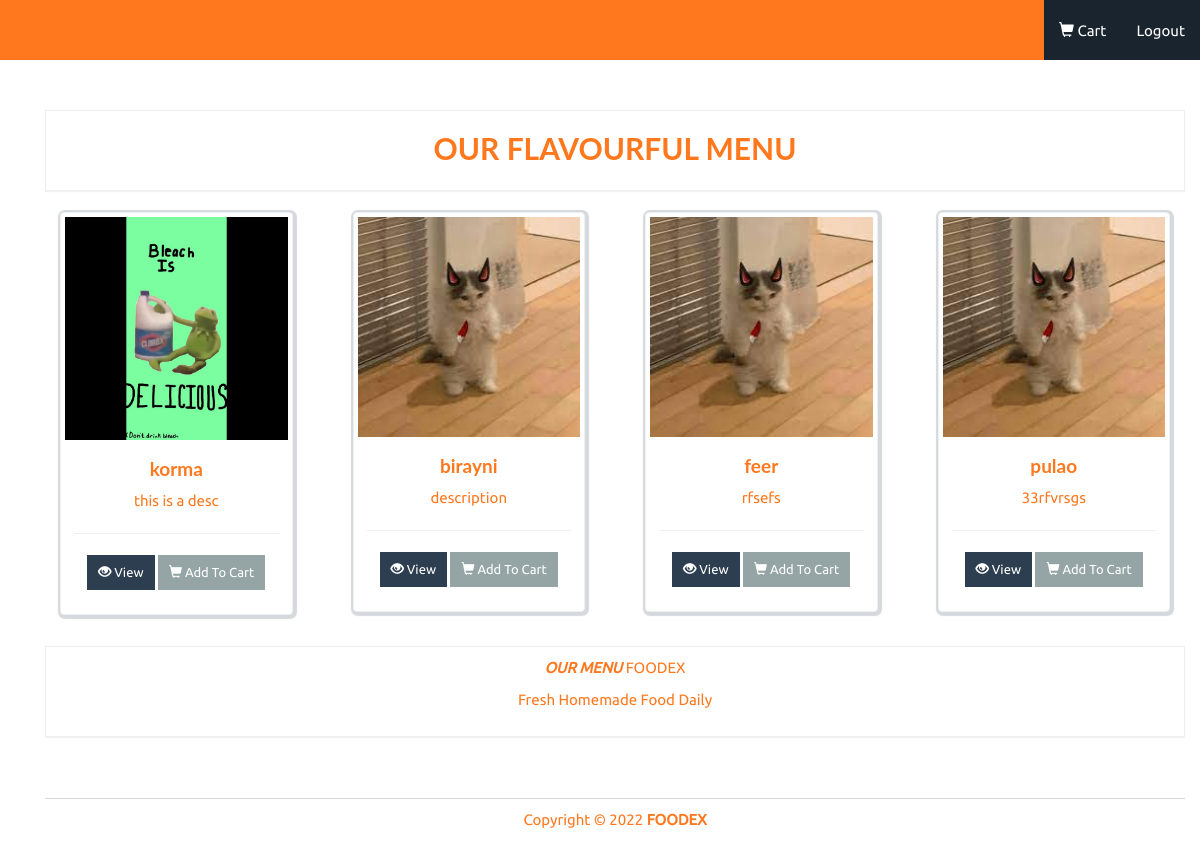
/product, run on the app's committed database.
### app.py (models this page shows)
class Product(db.Model):
    id = db.Column(db.Integer, primary_key=True)
    name = db.Column(db.String(50), unique=True)
    price = db.Column(db.Integer)  # in cents
    stock = db.Column(db.Integer)
    description = db.Column(db.String(500))
    image = db.Column(db.String(100))
    orders = db.relationship('Order_Item', backref='product', lazy=True)
    def in_stock(self):
        if session:
            item = []
            try:
                item = session['cart']
            except:
                pass
            inde = 0
            if len(item) > 0:
                for ind, it in enumerate(item):
                    if it.get('id') == self.id:
                        inde = ind
                return self.stock - item[inde].get('quantity')
            else:
                return self.stock
        else:
            return self.stock

### app.py (the view)
@app.route('/product', methods=['POST', "GET"])
def index():
    products = Product.query.all()
    return render_template('product.html', products=products)

### templates/product.html (shortened to what this page needs)
{% extends "base.html" %}
{% block body %}
<div class="container" style="margin-top: 40px !important;">
<div class="row">
	<div class="col-lg-12">
		<div class="panel panel-default">
			<div class="panel-body">
				<h4 class="text-center pageTitle">OUR FLAVOURFUL MENU</h4>
			</div>
		</div>
	</div>
</div>
<div class="row">
	{% for product in products %}
	<div class="col-lg-3">
		<div class="col-xs-12 col-sm-12 col-md-12 col-lg-12">
			<div class="thumbnail">
				<a href="{{ url_for('product', id=product.id) }}">
					<img src="{{ url_for('static',filename=product.image[7:])  }}" alt="">
				</a>
				<div class="caption text-center">
					<h4 class="bold">{{ product.name }}</h4>
					<p>
						{{ product.description }}
					</p>
					<hr />
					<p>
						<a href="{{ url_for('product', id=product.id) }}" class="btn btn-primary btn-sm">
							<i class="glyphicon glyphicon-eye-open"></i> View
						</a>
						{% if product.in_stock() > 0 %}
						<a href="{{ url_for('quick_add', id=product.id) }}" class="btn btn-default btn-sm">
							<i class="glyphicon glyphicon-shopping-cart"></i> Add To Cart
						</a>
						{% endif %}
					</p>
				</div>
			</div>
		</div>
	</div>
	{% endfor %}
</div>
<div class="row pad">
	<div class="col-lg-12">
		<div class="panel panel-default">
			<div class="panel-body text-center">
				<p><strong><em>OUR MENU</em></strong> FOODEX </p>
				<p>Fresh Homemade Food Daily</p>
			</div>
		</div>
	</div>
</div>
{% endblock %}

### templates/base.html (shortened to what this page needs)
<!DOCTYPE html>
<html lang="en">
    <head>
        <link rel="stylesheet" href="{{ url_for('static', filename='bs/css/flatly.min.css') }}" />
        <link rel="stylesheet" href="{{ url_for('static', filename='css/styles.css') }}" />
    </head>
    <body>
        {% if admin %}
        <nav class="navbar navbar-default navbar-fixed-top" role="navigation">
            <div class="container-fluid">
                <div class="navbar-header">
                    <button type="button" class="navbar-toggle" data-toggle="collapse" data-target=".navbar-ex1-collapse">
                        <span class="sr-only">Toggle navigation</span>
                        <span class="icon-bar"></span>
                        <span class="icon-bar"></span>
                        <span class="icon-bar"></span>
                    </button>
                    <a class="navbar-brand" href="{{ url_for('index') }}">OUR MENU</a>
                </div>
                <div class="collapse navbar-collapse navbar-ex1-collapse">
                    <ul class="nav navbar-nav">
                        <li class="active">
                            <a href="{{ url_for('admin') }}"><i class="glyphicon glyphicon-dashboard"></i> Admin Dashboard</a>
                        </li>
                        <li>
                            <a href="{{ url_for('add') }}"><i class="glyphicon glyphicon-plus-sign"></i> Add Product</a>
                        </li>
                        <li>
                            <a href="{{ url_for('index') }}"><i class="glyphicon glyphicon-chevron-left"></i> Back To Front</a>
                        </li>
                    </ul>
                </div>
            </div>
        </nav>
        {% else %}
        <nav class="navbar navbar-default navbar-fixed-top" role="navigation">
            <div class="container-fluid">
                <div class="navbar-header">
                    <a class="navbar-brand" href="{{ url_for('index') }}">OUR MENU</a>
                </div>
                <div class="collapse navbar-collapse navbar-ex1-collapse">
                    <ul class="nav navbar-nav navbar-right">
                        <li class="active">
                            <a href="{{ url_for('cart') }}">
                                <i class="glyphicon glyphicon-shopping-cart"></i> Cart
                            </a>
                        </li>
                        <li class="active">
                            <a href="{{ url_for('logout') }}" >Logout</a>
                        </li>
                    </ul>
                </div>
            </div>
        </nav>
        {% endif %}
        <div class="container" id="page">
        {% block body %}{% endblock %}
            <footer>
                <div class="row pad">
                    <div class="col-lg-12 text-center">
                        Copyright &copy; 2022 <strong>FOODEX</strong>
                    </div>
                </div>
            </footer>
        </div>
    </body>
</html>

### static/css/styles.css (style rules this page uses)
body { font-family: Ubuntu, verdana, georgia, serif, sans-serif; }
a, a:hover, a:active, a:focus, a:visited { text-decoration: none; }
.bold { font-weight: bolder !important; }
div.panel, .btn, .navbar { border-radius: 0; }
footer { margin-top: 40px; margin-bottom: 20px; }
.pad { margin-top: 10px !important; }
div.panel-body { padding-top: 10px; }
.btn-primary { background-color: rgb(44, 62, 80); border-color: rgba(44, 62, 80, .5); }
body > nav { border-radius: 0 !important; }
#page { padding-top: 70px; }
.pageTitle { font-size: 30px; font-weight: bold; }
div.thumbnail { box-shadow: 1px 1px 1px 3px rgba(44, 62, 80, .2); }
footer { border-top: 1px solid rgba(44, 62, 80, .2); }

### data on the page
Product: image (picture), name "korma", description "this is a desc"
Product: image (picture), name "birayni", description "description"
Product: image (picture), name "feer", description "rfsefs"
Product: image (picture), name "pulao", description "33rfvrsgs"
